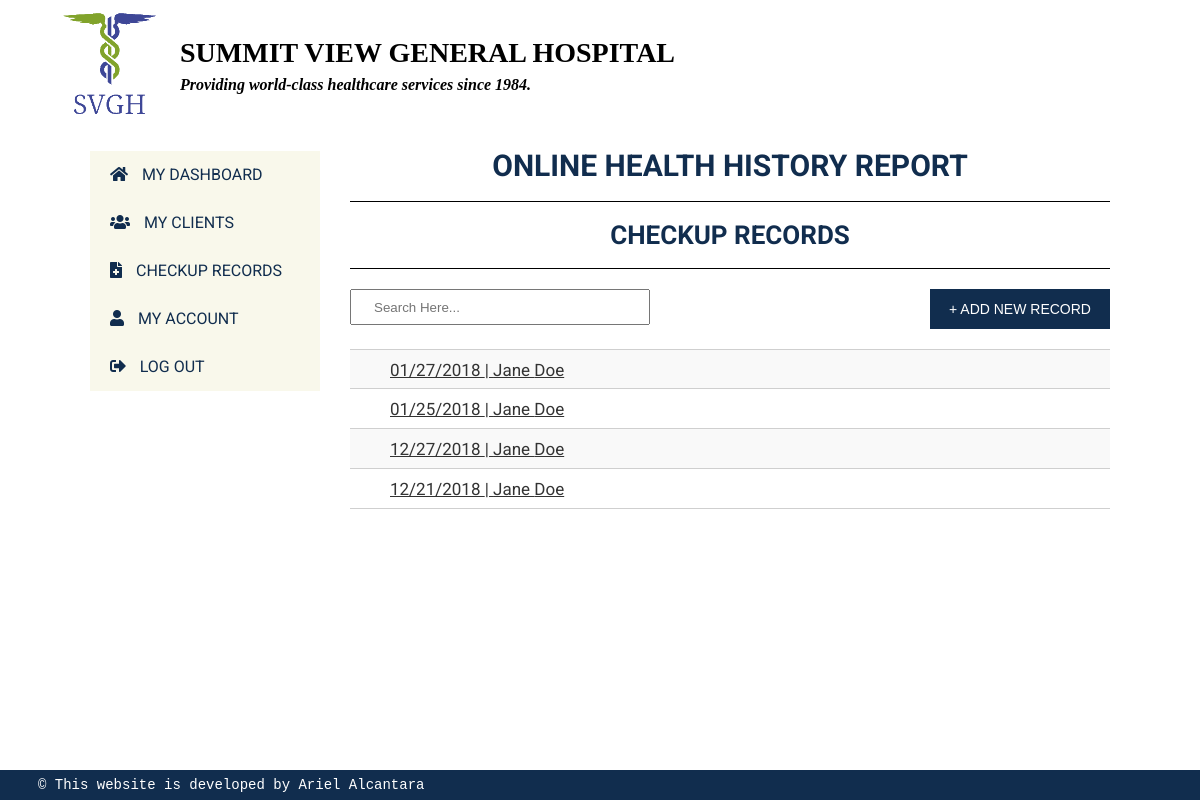
The app's page /checkups.php (signed in) with its own data.
### tables this page shows
CREATE TABLE `checkup_sessions` (
  `session_id` int(9) NOT NULL,
  `user_id` int(9) DEFAULT NULL,
  `client_id` int(9) DEFAULT NULL,
  `staff_id` int(5) DEFAULT NULL,
  `session_date` varchar(10) DEFAULT NULL,
  `height` tinyint(3) DEFAULT NULL,
  `weight` tinyint(3) DEFAULT NULL,
  `temp` decimal(3,1) DEFAULT NULL,
  `heart_rate` tinyint(3) DEFAULT NULL,
  `bp` varchar(7) DEFAULT NULL,
  `diagnosis` text,
  `medications` text,
  `services_due` text
);

CREATE TABLE `users` (
  `user_id` int(9) NOT NULL,
  `user_type` varchar(5) NOT NULL DEFAULT 'user',
  `user_uname` varchar(30) NOT NULL,
  `user_first` varchar(50) NOT NULL,
  `user_last` varchar(50) NOT NULL,
  `user_email` varchar(70) NOT NULL,
  `user_lastlogin` varchar(30) DEFAULT 'N/A',
  `user_pwd` varchar(128) NOT NULL
);

### includes/checkuprecords.inc.php (the view)
<?php
require_once 'dbconnect.inc.php';
$sql = "SELECT session_id, session_date, user_first, user_last FROM users AS u
INNER JOIN checkup_sessions AS cs ON u.user_id = cs.user_id
WHERE user_type = 'user'
ORDER BY session_id DESC;";
$result = mysqli_query($conn, $sql);
$resultCheck = mysqli_num_rows($result);
if ($resultCheck > 0) {
	while ($row = mysqli_fetch_assoc($result)) {
		echo "<li><a href=\"checkuprecords.php?session="
		. $row['session_id'] . "\" target=\"_blank\">"
		. $row['session_date'] . " | " . $row['user_first'] . " "
		. $row['user_last'] . " " . "</a></li>";
	}
}

### styles/style.css (style rules this page uses)
* { box-sizing: border-box; }
html { font-size: 16px; }
body { margin: 0; padding: 0 0 2rem 0; font-family: "Roboto", "Helvetica", sans-serif; }
#profiles ul li, #records ul li { line-height: 2rem; height: 2rem; color: #333333; border-bottom: 0.00625rem solid #CFCFCF; }
#profiles ul li:first-child , #records ul li:first-child { border-top: 0.00625rem solid #CFCFCF; }
#profiles ul li a, #records ul li a { color: inherit; }
#profiles ul li:nth-of-type(odd), #records ul li:nth-of-type(odd) { background-color: #f9f9f9 }
@media only screen and (min-width: 600px) { :root { font-size: 17px; } }
@media only screen and (min-width: 770px) { body { font-size: 17px; } }
@media only screen and (min-width: 1024px) { :root { font-size: 20px; } }

### records on screen
checkup_sessions: session_date "01/27/2018", user.user_first "Jane", user.user_last "Doe"
checkup_sessions: session_date "01/25/2018", user.user_first "Jane", user.user_last "Doe"
checkup_sessions: session_date "12/27/2018", user.user_first "Jane", user.user_last "Doe"
checkup_sessions: session_date "12/21/2018", user.user_first "Jane", user.user_last "Doe"
